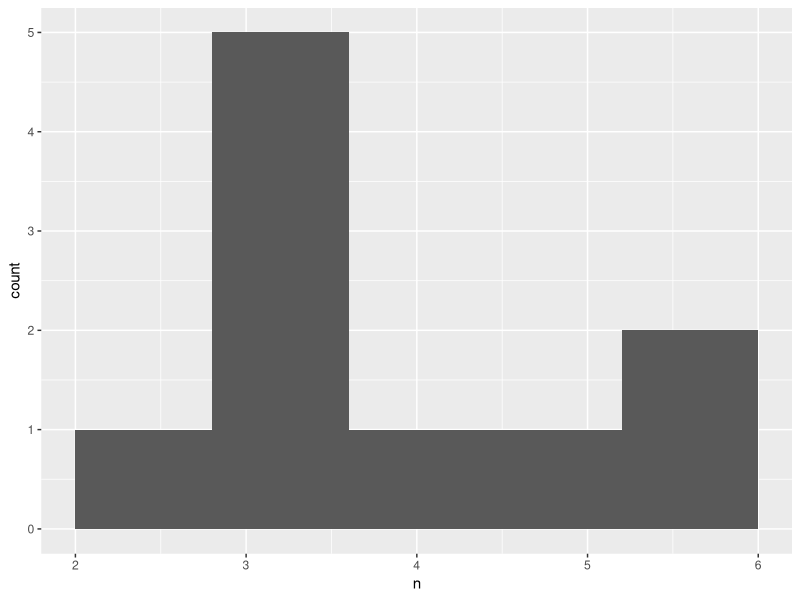
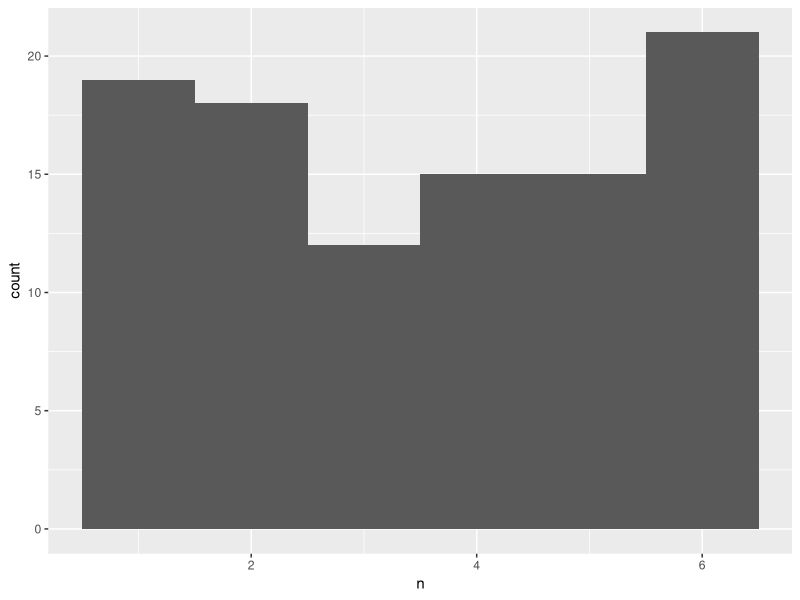
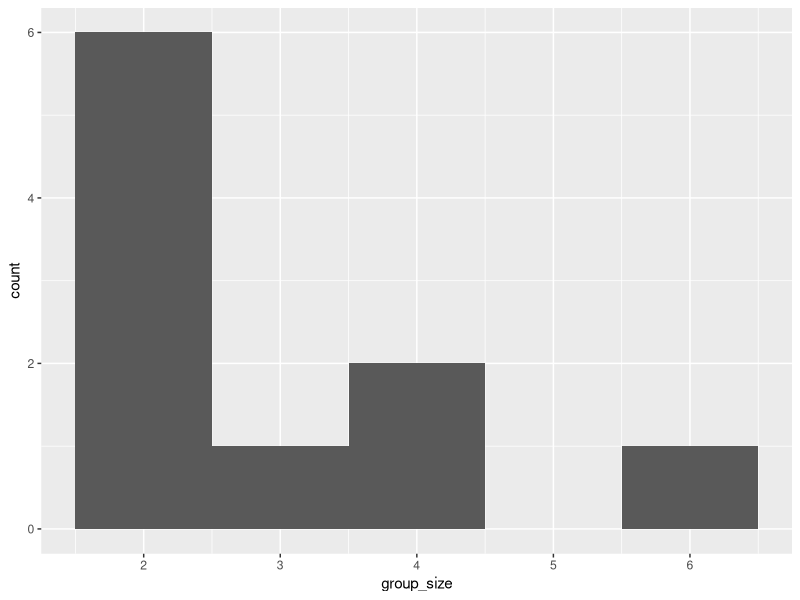
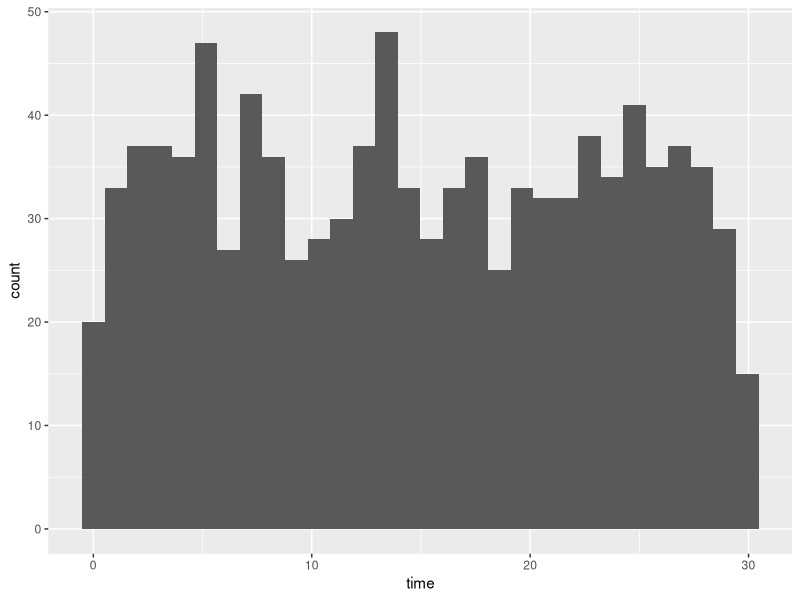

Source code (R) for these figures, in order:
## ---- chunk 1
library(dplyr)
sales_counts <- data.frame(name = c("Amir", "Brian", "claire", "Damian"), n_sales = c(178, 126, 75, 69))

sales_counts %>% 
  sample_n(1)
## ---- chunk 2
sales_counts %>% 
  sample_n(1)
## ---- chunk 3
set.seed(5)
sales_counts %>% 
  sample_n(1)
## ---- chunk 4
set.seed(5)
sales_counts %>% 
  sample_n(2)
## ---- chunk 5
set.seed(5)
sales_counts %>% 
  sample_n(2, replace = TRUE)
## ---- chunk 6
amir_deals <- data.frame(product = c("Product A", "Product B", "Product C", "Product D", "Product E", "Product F", "Product G", "Product H", "Product I", "Product J", "Product N"), n = c(23, 62, 15, 40, 5, 11, 2, 8, 7, 2, 3))
## ---- chunk 7
amir_deals %>%
  mutate(prob = n/sum(n))
## ---- chunk 8
dado <- data.frame(n = c(1, 2, 3, 4, 5, 6))

mean(dado$n)
## ---- chunk 9
set.seed(4)
rolls_10 <- dado %>% 
  sample_n(10, replace = TRUE)
rolls_10
## ---- chunk 10
library(ggplot2)
ggplot(rolls_10, aes(n)) + 
  geom_histogram(bins = 6)
## ---- chunk 11
mean(rolls_10$n)
## ---- chunk 12
mean(dado$n)
## ---- chunk 13
set.seed(1)
rolls_100 <- dado %>% 
  sample_n(100, replace = TRUE)

mean(rolls_100$n)
## ---- chunk 14
ggplot(rolls_100, aes(n)) + 
  geom_histogram(bins = 6)
## ---- chunk 15
restaurant_groups <- data.frame(group_id = c("A", "B", "C", "D", "E", "F", "G", "H", "I", "J"), group_size = c(2, 4, 6, 2, 2, 2, 3, 2, 4, 2))

## ---- chunk 16
ggplot(restaurant_groups, aes(group_size)) +
  geom_histogram(bins = 5)
## ---- chunk 17
size_distribution <-restaurant_groups %>%
  # contamos el número de cada tamaño de grupo
  count(group_size) %>%
  # Calculamos las probabilidades
  mutate(probability = n / sum(n))

size_distribution
## ---- chunk 18
expected_val <- sum(size_distribution$group_size * size_distribution$probability)
expected_val
## ---- chunk 19
size_distribution %>%
  # Filtramos para grupos de 4 o mas 
  filter(group_size >= 4) %>%
  # Calculamos la prob_4_o_mas tomando la suma de probabilidades
  summarize(prob_4_or_more = sum(probability))
## ---- chunk 20
punif(7, min = 0, max = 12)
## ---- chunk 21
punif(7, min = 0, max = 12, lower.tail = FALSE)
## ---- chunk 22
punif(7, min = 0, max = 12) - punif(4, min = 0, max = 12)
## ---- chunk 23
    # Tiempos de espera mínimos y máximos para la copia de seguridad que se realiza cada 30 minutos
    min <- 0
    max <- 30
## ---- chunk 24
    prob_less_than_5 <- punif(5, min = min, max = max)
    prob_less_than_5
## ---- chunk 25
    prob_greater_than_5 <- punif(30, min = min, max= max)- punif(5, min = min, max = max)
    prob_greater_than_5
## ---- chunk 26
    prob_between_10_and_20 <- punif(20, min = min, max = max) - punif(10, min = min, max = max)
    prob_between_10_and_20
## ---- chunk 27
set.seed(334)
wait_times <- data.frame(simulation_nb = c(seq(1:1000)))
head(wait_times)
## ---- chunk 28
wait_times_1000 <- wait_times %>%
  mutate(time = runif(1000, min = 0, max = 30))
## ---- chunk 29
wait_times_1000 %>%
  mutate(time = runif(1000, min = 0, max = 30)) %>%
  ggplot(aes(time)) +
  geom_histogram(bins = 30)
## ---- chunk 30
rbinom(1, 1, 0.5)
## ---- chunk 31
rbinom(8, 1, 0.5)
## ---- chunk 32
rbinom(1, 8, 0.5)
## ---- chunk 33
rbinom(10, 3, 0.5)
## ---- chunk 34
rbinom(10, 3, 0.25)
## ---- chunk 35
dbinom(7, 10, 0.5)
## ---- chunk 36
pbinom(7, 10, 0.5, lower.tail = FALSE)
## ---- chunk 37
    set.seed(10)
    rbinom(1, 1, 0.3)
## ---- chunk 38
    rbinom(1, 3, 0.3)
## ---- chunk 39
    deals <- rbinom(52, 3, 0.3)

    mean(deals)
## ---- chunk 40
    # Aquí utilizamos la función de dbinom() puesto que queremos sacar una sola probabilidad de masa, es decir 3 tratos en una semana 
    dbinom(3, 3, 0.3)
## ---- chunk 41
    # 
    # sin embargo, en este caso, queremos sacar más probabilidades que en el caso anterior, es decir, antes solamente calculabamos la probabilidad de saldar 3 tratos en 1 semana, es decir una solo caso. 
    pbinom(1, 3, 0.3)
## ---- chunk 42
    pbinom(1, 3, 0.3, lower.tail = FALSE)
## ---- chunk 43
    won_30pct <- 3 * 0.3
    won_30pct
## ---- chunk 44
    won_25pct <- 3 *0.25
    won_25pct
## ---- chunk 45
    won_35pct <- 3 * 0.35
    won_35pct
